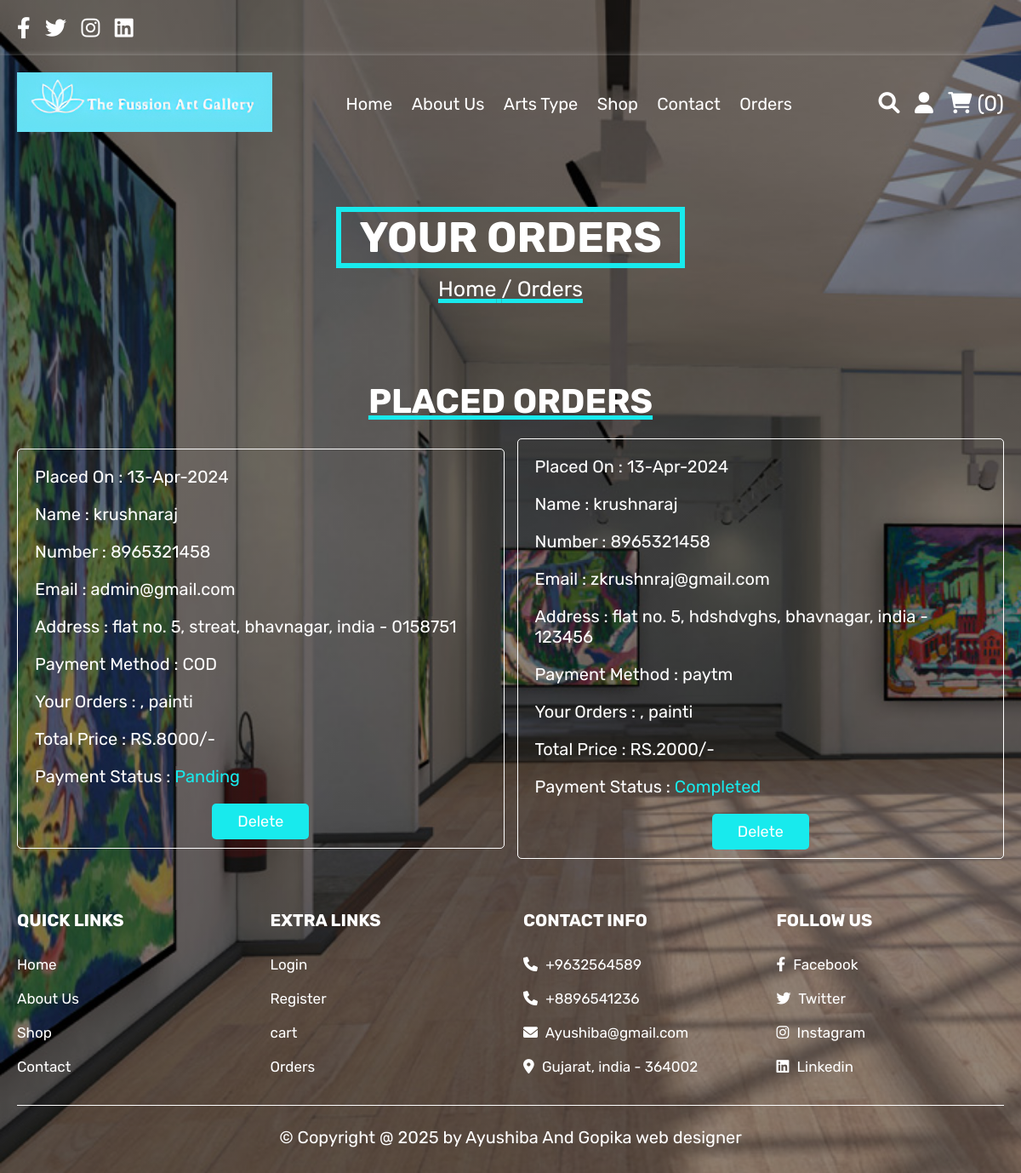
/orders.php (signed in), run on the app's committed database.
### tables this page shows
CREATE TABLE `payment_status` (
  `id` int(10) NOT NULL,
  `user_id` int(10) NOT NULL,
  `name` varchar(15) NOT NULL,
  `product_name` varchar(15) NOT NULL,
  `price` int(10) NOT NULL,
  `payment_status` varchar(15) NOT NULL,
  `method` varchar(20) NOT NULL
);

CREATE TABLE `orders` (
  `id` int(10) NOT NULL,
  `user_id` int(10) NOT NULL,
  `name` varchar(15) NOT NULL,
  `number` varchar(12) NOT NULL,
  `email` varchar(30) NOT NULL,
  `address` varchar(100) NOT NULL,
  `product_name` varchar(8) NOT NULL,
  `total_price` int(10) NOT NULL,
  `placed_on` varchar(15) NOT NULL,
  `total_product` int(5) NOT NULL
);

### orders.php (the view, shortened to what this page needs)
<?php
include 'config.php';
?>
<!DOCTYPE html>
<html lang="en">
<head>
   <link rel="stylesheet" href="https://cdnjs.cloudflare.com/ajax/libs/font-awesome/6.0.0/css/all.min.css">
   <link rel="stylesheet" href="css/style.css">
</head>
<body>
<?php include 'header.php'; ?>
<div class="heading">
   <h3 style="border:6px solid rgb(24, 234, 237);">&nbsp;&nbsp;Your Orders&nbsp;&nbsp;</h3>
   <p style="text-decoration:5px underline; text-decoration-color:rgb(24, 234, 237);"> <a href="home.php">Home</a> / Orders </p>
</div>
<section class="placed-orders">
   <h1 class="title" style="text-decoration:5px underline; text-decoration-color:rgb(24, 234, 237);">Placed Orders</h1>
   <div class="box-container">
      <?php
         $order_query = mysqli_query($conn, "SELECT * FROM `orders` WHERE `user_id` = '$user_id'") or die('query failed');
         $q=mysqli_query($conn,"SELECT * FROM `payment_status` WHERE `user_id` = '$user_id'");
         if(mysqli_num_rows($order_query) > 0){
            while($fetch_orders = mysqli_fetch_assoc($order_query) and $ab = mysqli_fetch_assoc($q)){
      ?>
      <div class="box">
         <p> Placed On : <span><?php echo $fetch_orders['placed_on']; ?></span> </p>
         <p> Name : <span><?php echo $fetch_orders['name']; ?></span> </p>
         <p> Number : <span><?php echo $fetch_orders['number']; ?></span> </p>
         <p> Email : <span><?php echo $fetch_orders['email']; ?></span> </p>
         <p> Address : <span><?php echo $fetch_orders['address']; ?></span> </p>
         <p> Payment Method : <span><?php if($ab['method'] == 'cash on de'){echo 'COD';} else{ echo $ab['method']; } ?></span> </p>
         <p> Your Orders : <span><?php echo $fetch_orders['product_name']; ?></span> </p>
         <p> Total Price : <span><?php echo 'RS.'. $fetch_orders['total_price']; ?>/-</span> </p>
         <p> Payment Status : <span style="color:<?php if($ab['payment_status'] == 'pending'){ echo 'rgb(24, 234, 237)'; }else{ echo 'rgb(24, 234, 237)'; } ?>;"><?php if($ab['payment_status'] == 'pending'){ echo 'Panding'; }else{ echo 'Completed'; } ?></span> </p>
          <form align="center" method="post">
              <a href="orders.php?delete=<?php echo $fetch_orders['id']; ?>" onclick="return confirm('delete this order?');" style=" background-color:rgb(24, 234, 237);" class="delete-btn">Delete</a>
          </form>
         </div>
      <?php
       }
      }else{
         echo '<p class="empty">No Orders Placed Yet!</p>';
      }
      ?>
   </div>
</section>
<?php include 'footer.php'; ?>
</body>
</html>

### css/style.css (style rules this page uses)
:root { --red:#303434; --orange:#000000; --black:#ffffff; --white:white; --light-color:#000000; --light-white:white; --light-bg:var(--black); --border:.10rem solid var(--black); --box-shadow:0 .5rem 1rem rgb(255, 255, 255); }
* { font-family: 'Rubik', sans-serif; margin:0; padding:0; box-sizing: border-box; outline: none; border:none; text-decoration: none; transition:all .2s linear; background-image:linear-gradient(to right,rgba(0, 0, 0, 0.43),rgba(0, 0, 0, 0.437)), url(../images/19.jpg); background-attachment: fixed; background-size: cover; }
html { font-size: 62.5%; overflow-x: hidden; }
section { padding:3rem 2rem; }
.title { text-align: center; margin-bottom: 2rem; text-transform: uppercase; color:var(--white); font-size: 4rem; }
.btn, .option-btn, .delete-btn, .white-btn { display: inline-block; margin-top: 1rem; padding:1rem 3rem; cursor: pointer; color:rgb(253, 254, 254); border:5px soild rgb(247, 247, 247); background:rgb(24, 234, 237); font-size: 1.8rem; border-radius: .5rem; text-transform: capitalize; }
.delete-btn { background-color: rgb(53, 166, 194); }
.heading { min-height: 30vh; display: flex; flex-flow: column; align-items: center; justify-content: center; gap:1rem; text-align: center; }
.heading h3 { font-size: 5rem; color:white; text-transform: uppercase; }
.heading p { font-size: 2.5rem; color:white; }
.heading p a { color:var(--purple); }
.placed-orders .box-container { max-width: 1200px; margin:0 auto; display:flex; flex-wrap: wrap; align-items: center; gap:1.5rem; }
.placed-orders .box-container .box { flex:1 1 40rem; border-radius: .5rem; padding:2rem; border:var(--border); background-color: var(--light-bg); padding:1rem 2rem; }
.placed-orders .box-container .box p { padding:1rem 0; font-size: 2rem; color:var(--light-white); }
.placed-orders .box-container .box p span { color:var(--light-white); }

### data on the page
payment_status: method "COD", payment_status "Panding"
orders: placed_on "13-Apr-2024", name "krushnaraj", number "8965321458", email "admin@gmail.com", address "flat no. 5, streat, bhavnagar, india - 0158751", product_name ", painti", total_price "8000"
payment_status: method "paytm", payment_status "Completed"
orders: placed_on "13-Apr-2024", name "krushnaraj", number "8965321458", email "zkrushnraj@gmail.com", address "flat no. 5, hdshdvghs, bhavnagar, india - 123456", product_name ", painti", total_price "2000"

### other printed values
$cart_rows_number "0"
